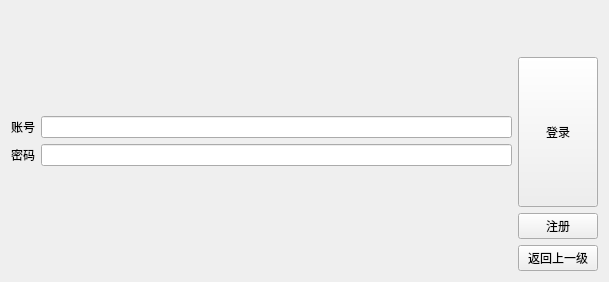
<?xml version="1.0" encoding="UTF-8"?>
<ui version="4.0">
 <class>userlogin</class>
 <widget class="QWidget" name="userlogin">
  <property name="geometry">
   <rect>
    <x>0</x>
    <y>0</y>
    <width>609</width>
    <height>282</height>
   </rect>
  </property>
  <property name="windowTitle">
   <string>管理员登录</string>
  </property>
  <layout class="QHBoxLayout" name="horizontalLayout_3">
   <item>
    <layout class="QVBoxLayout" name="verticalLayout_2">
     <item>
      <spacer name="verticalSpacer_3">
       <property name="orientation">
        <enum>Qt::Vertical</enum>
       </property>
       <property name="sizeHint" stdset="0">
        <size>
         <width>20</width>
         <height>40</height>
        </size>
       </property>
      </spacer>
     </item>
     <item>
      <layout class="QHBoxLayout" name="horizontalLayout">
       <item>
        <widget class="QLabel" name="label">
         <property name="text">
          <string>账号</string>
         </property>
        </widget>
       </item>
       <item>
        <widget class="QLineEdit" name="lineEdit"/>
       </item>
      </layout>
     </item>
     <item>
      <layout class="QHBoxLayout" name="horizontalLayout_2">
       <item>
        <widget class="QLabel" name="label_2">
         <property name="text">
          <string>密码</string>
         </property>
        </widget>
       </item>
       <item>
        <widget class="QLineEdit" name="lineEdit_2">
         <property name="echoMode">
          <enum>QLineEdit::Password</enum>
         </property>
        </widget>
       </item>
      </layout>
     </item>
     <item>
      <spacer name="verticalSpacer_2">
       <property name="orientation">
        <enum>Qt::Vertical</enum>
       </property>
       <property name="sizeHint" stdset="0">
        <size>
         <width>20</width>
         <height>40</height>
        </size>
       </property>
      </spacer>
     </item>
    </layout>
   </item>
   <item>
    <layout class="QVBoxLayout" name="verticalLayout" stretch="0,0,0,0">
     <item>
      <spacer name="verticalSpacer">
       <property name="orientation">
        <enum>Qt::Vertical</enum>
       </property>
       <property name="sizeHint" stdset="0">
        <size>
         <width>20</width>
         <height>40</height>
        </size>
       </property>
      </spacer>
     </item>
     <item>
      <widget class="QPushButton" name="pushButton">
       <property name="sizePolicy">
        <sizepolicy hsizetype="Minimum" vsizetype="Minimum">
         <horstretch>0</horstretch>
         <verstretch>0</verstretch>
        </sizepolicy>
       </property>
       <property name="minimumSize">
        <size>
         <width>0</width>
         <height>150</height>
        </size>
       </property>
       <property name="text">
        <string>登录</string>
       </property>
      </widget>
     </item>
     <item>
      <widget class="QPushButton" name="pushButton_2">
       <property name="text">
        <string>注册</string>
       </property>
      </widget>
     </item>
     <item>
      <widget class="QPushButton" name="pushButton_3">
       <property name="text">
        <string>返回上一级</string>
       </property>
      </widget>
     </item>
    </layout>
   </item>
  </layout>
 </widget>
 <resources/>
 <connections/>
</ui>
